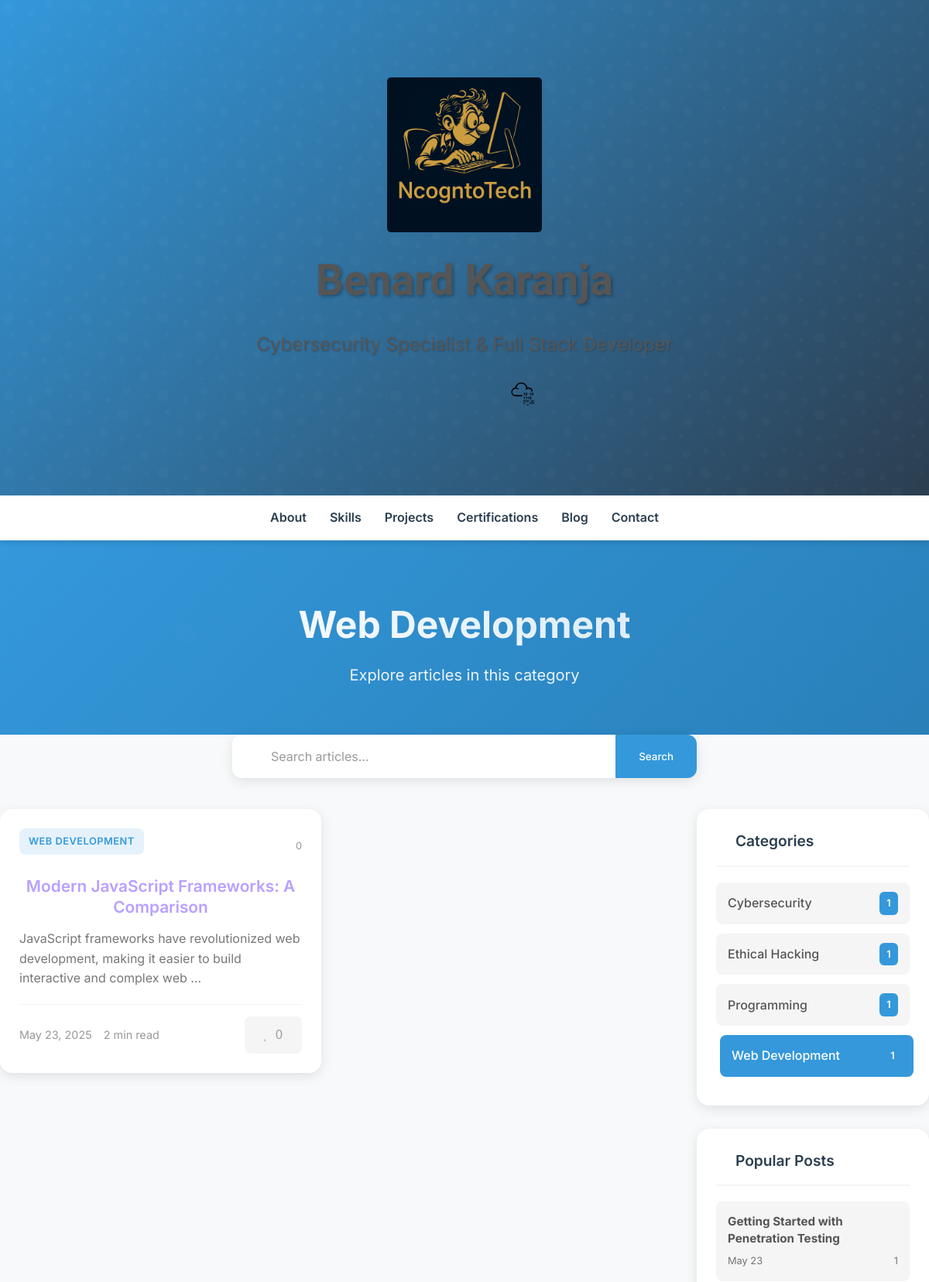
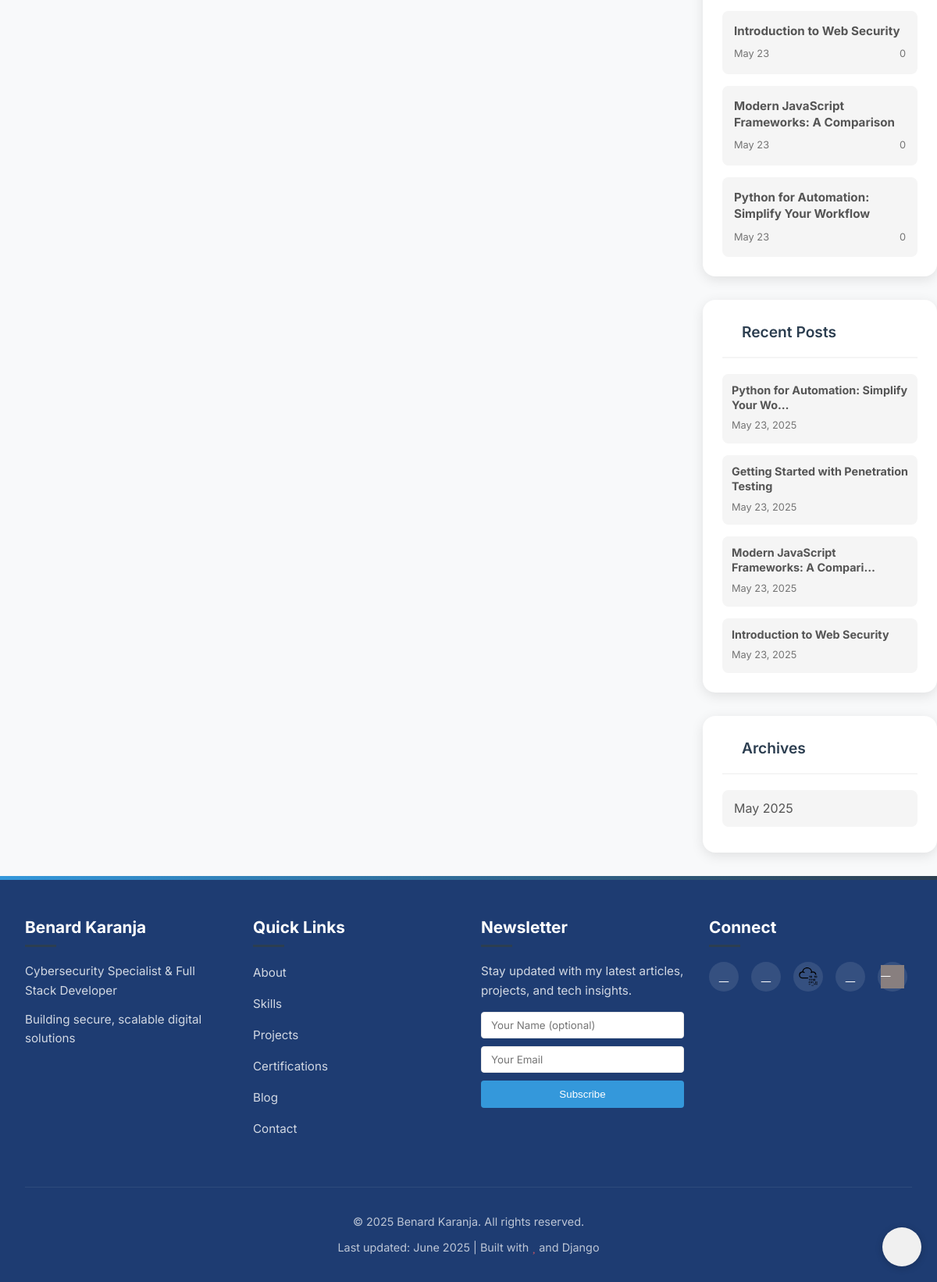
Page /blog/category/web-development/ on the committed database (2 pictures, top to bottom).
### blogs/models.py (models this page shows, shortened)
class Category(models.Model):
    name = models.CharField(max_length=100, unique=True)
    slug = models.SlugField(max_length=100, unique=True)
    description = models.TextField(blank=True)
    color = models.CharField(max_length=7, default='#3498db', help_text='Hex color code')
    class Meta:
        verbose_name_plural = 'Categories'
        ordering = ['name']

class Post(models.Model):
    STATUS_CHOICES = (
        ('draft', 'Draft'),
        ('published', 'Published'),
        ('scheduled', 'Scheduled'),
    )
    DIFFICULTY_CHOICES = (
        ('beginner', 'Beginner'),
        ('intermediate', 'Intermediate'),
        ('advanced', 'Advanced'),
    )
    title = models.CharField(max_length=250)
    slug = models.SlugField(max_length=250, unique_for_date='publish')
    author = models.ForeignKey(User, on_delete=models.CASCADE, related_name='blog_posts')
    category = models.ForeignKey(Category, on_delete=models.CASCADE, related_name='posts')
    tags = models.ManyToManyField(Tag, blank=True, related_name='posts')
    content = models.TextField()
    excerpt = models.TextField(max_length=300, blank=True, help_text='Brief description of the post')
    featured_image = models.ImageField(upload_to='blog/%Y/%m/%d/', blank=True, null=True)
    difficulty_level = models.CharField(max_length=12, choices=DIFFICULTY_CHOICES, default='intermediate')
    estimated_read_time = models.PositiveIntegerField(blank=True, null=True, help_text='Reading time in minutes')
    table_of_contents = models.TextField(blank=True, help_text='JSON structure for TOC')
    meta_title = models.CharField(max_length=60, blank=True, help_text='SEO title (60 chars max)')
    meta_description = models.CharField(max_length=160, blank=True, help_text='SEO description (160 chars max)')
    meta_keywords = models.CharField(max_length=255, blank=True, help_text='Comma-separated keywords')
    views = models.PositiveIntegerField(default=0)
    likes = models.PositiveIntegerField(default=0)
    shares = models.PositiveIntegerField(default=0)
    read_percentage = models.FloatField(default=0.0, validators=[MinValueValidator(0), MaxValueValidator(100)])
    allow_comments = models.BooleanField(default=True)
    enable_social_sharing = models.BooleanField(default=True)
    publish = models.DateTimeField(default=timezone.now)
    created = models.DateTimeField(auto_now_add=True)
    updated = models.DateTimeField(auto_now=True)
    status = models.CharField(max_length=10, choices=STATUS_CHOICES, default='draft')
    is_featured = models.BooleanField(default=False)
    is_trending = models.BooleanField(default=False)
    featured_until = models.DateTimeField(blank=True, null=True, help_text='Auto-unfeature after this date')
    class Meta:
        ordering = ('-publish',)
        indexes = [
            models.Index(fields=['status', 'publish']),
            models.Index(fields=['category', 'status']),
            models.Index(fields=['is_featured', 'status']),
        ]
    def get_absolute_url(self):
        return reverse('blogs:post_detail', args=[self.publish.year,
                                                 self.publish.month,
                                                 self.publish.day,
                                                 self.slug])
    def reading_time(self):
        return self.estimated_read_time or max(1, math.ceil(len(self.content.split()) / 200))

### blogs/views.py (the view, shortened to what this page needs)
# urls.py: path('', views.post_list, name='post_list'),
def post_list(request, category_slug=None, tag_slug=None):
    category = None
    tag = None
    categories = Category.objects.annotate(post_count=Count('posts')).filter(post_count__gt=0)
    tags = Tag.objects.annotate(post_count=Count('posts')).filter(post_count__gt=0)[:20]
    posts = Post.objects.filter(status='published').select_related('author', 'category').prefetch_related('tags')
    search_query = request.GET.get('search', '')
    difficulty = request.GET.get('difficulty')
    if difficulty and difficulty in ['beginner', 'intermediate', 'advanced']:
        posts = posts.filter(difficulty_level=difficulty)
    sort_by = request.GET.get('sort', 'latest')
    if sort_by == 'popular':
        posts = posts.order_by('-views', '-publish')
    elif sort_by == 'trending':
        posts = posts.filter(is_trending=True).order_by('-publish')
    elif sort_by == 'oldest':
        posts = posts.order_by('publish')
    else:  # latest (default)
        posts = posts.order_by('-publish')
    if category_slug:
        category = get_object_or_404(Category, slug=category_slug)
        posts = posts.filter(category=category)
    if tag_slug:
        tag = get_object_or_404(Tag, slug=tag_slug)
        posts = posts.filter(tags=tag)
    featured_posts = Post.objects.filter(
        status='published',
        is_featured=True
    ).select_related('author', 'category').order_by('-publish')[:3]
    trending_posts = Post.objects.filter(
        status='published',
        is_trending=True
    ).select_related('author', 'category').order_by('-publish')[:5]
    popular_posts = Post.objects.filter(
        status='published'
    ).select_related('author', 'category').order_by('-views')[:5]
    recent_posts = Post.objects.filter(
        status='published'
    ).select_related('author', 'category').order_by('-publish')[:5]
    archive_dates = Post.objects.filter(status='published').dates('publish', 'month', order='DESC')[:12]
    page_size = 9 if not search_query else 12
    paginator = Paginator(posts, page_size)
    page = request.GET.get('page')
    try:
        posts = paginator.page(page)
    except PageNotAnInteger:
        posts = paginator.page(1)
    except EmptyPage:
        posts = paginator.page(paginator.num_pages)
    if request.headers.get('X-Requested-With') == 'XMLHttpRequest':
        return render(request, 'blogs/post/list_ajax.html', {'posts': posts})
    context = {
        'category': category,
        'tag': tag,
        'categories': categories,
        'tags': tags,
        'posts': posts,
        'featured_posts': featured_posts,
        'trending_posts': trending_posts,
        'popular_posts': popular_posts,
        'recent_posts': recent_posts,
        'archive_dates': archive_dates,
        'search_query': search_query,
        'difficulty': difficulty,
        'sort_by': sort_by,
        'page': page,
    }
    return render(request, 'blogs/post/list.html', context)

### templates/blogs/post/list.html (shortened to what this page needs)
{% extends "main/base.html" %}
{% load static %}
{% block extra_css %}
<link rel="stylesheet" href="{% static 'blogs/css/blog.css' %}">
{% endblock %}
{% block content %}
<section class="blog-hero">
    <div class="container">
        <div class="hero-content">
            <h1 class="hero-title">
                {% if search_query %}
                    Search Results for "{{ search_query }}"
                {% elif category %}
                    {{ category.name }}
                {% elif tag %}
                    Posts tagged with "{{ tag.name }}"
                {% else %}
                    Latest Articles & Insights
                {% endif %}
            </h1>
            <p class="hero-subtitle">
                {% if search_query %}
                    Found {{ posts.paginator.count }} post{{ posts.paginator.count|pluralize }} matching your search
                {% elif category %}
                    {{ category.description|default:"Explore articles in this category" }}
                {% elif tag %}
                    Discover content related to {{ tag.name }}
                {% else %}
                    Sharing knowledge, experiences, and insights from my journey in tech
                {% endif %}
            </p>
        </div>
    </div>
</section>
<section class="blog-section container">
    <div class="search-section">
        <form method="GET" action="{% url 'blogs:search' %}" class="search-form">
            <div class="search-input-group">
                <i class="fas fa-search search-icon"></i>
                <input type="text" name="search" placeholder="Search articles..." value="{{ search_query }}" class="search-input">
                <button type="submit" class="search-btn">Search</button>
            </div>
        </form>
    </div>
    <div class="blog-container">
        <div class="blog-main">
            <div class="blog-posts-grid">
                {% for post in posts %}
                    <article class="blog-post-card" data-aos="fade-up" data-aos-delay="{{ forloop.counter0|add:50 }}">
                        <a href="{{ post.get_absolute_url }}" class="card-link">
                            <div class="post-card-content">
                                <div class="post-header">
                                    <div class="post-category" style="background-color: {{ post.category.color }}20; color: {{ post.category.color }}">
                                        <span>{{ post.category.name }}</span>
                                    </div>
                                    <div class="post-stats-mini">
                                        <span class="views-mini">
                                            <i class="far fa-eye"></i> {{ post.views }}
                                        </span>
                                    </div>
                                </div>
                                <h2 class="post-card-title">
                                    <span>{{ post.title }}</span>
                                </h2>
                                <p class="post-card-excerpt">{{ post.excerpt|default:post.content|truncatewords:15 }}</p>
                                <div class="post-card-footer">
                                    <div class="post-meta-minimal">
                                        <span class="post-date">{{ post.publish|date:"M d, Y" }}</span>
                                        <span class="reading-time">{{ post.reading_time }} min read</span>
                                    </div>
                                    <div class="post-engagement">
                                        <button class="like-btn" data-post-id="{{ post.id }}" onclick="event.stopPropagation();">
                                            <i class="far fa-heart"></i>
                                            <span class="like-count">{{ post.likes }}</span>
                                        </button>
                                    </div>
                                </div>
                            </div>
                        </a>
                    </article>
                {% endfor %}
            </div>
        </div>
        <aside class="blog-sidebar">
            {% if categories %}
            <div class="sidebar-widget categories-widget">
                <h3 class="widget-title">
                    <i class="fas fa-folder-open"></i>
                    Categories
                </h3>
                <ul class="categories-list">
                    {% for cat in categories %}
                        <li class="category-item">
                            <a href="{% url 'blogs:category_detail' cat.slug %}" {% if category.slug == cat.slug %}class="active"{% endif %}>
                                <span class="category-name">{{ cat.name }}</span>
                                <span class="category-count" style="background-color: {{ cat.color }}">{{ cat.post_count }}</span>
                            </a>
                        </li>
                    {% endfor %}
                </ul>
            </div>
            {% endif %}
            {% if popular_posts %}
            <div class="sidebar-widget popular-posts-widget">
                <h3 class="widget-title">
                    <i class="fas fa-fire"></i>
                    Popular Posts
                </h3>
                <div class="popular-posts-list">
                    {% for post in popular_posts %}
                        <article class="popular-post-item">
                            <div class="popular-post-content">
                                <h4 class="popular-post-title">
                                    <a href="{{ post.get_absolute_url }}">{{ post.title|truncatechars:50 }}</a>
                                </h4>
                                <div class="popular-post-meta">
                                    <span class="popular-post-date">{{ post.publish|date:"M d" }}</span>
                                    <span class="popular-post-views">
                                        <i class="far fa-eye"></i> {{ post.views }}
                                    </span>
                                </div>
                            </div>
                        </article>
                    {% endfor %}
                </div>
            </div>
            {% endif %}
            {% if recent_posts %}
            <div class="sidebar-widget recent-posts-widget">
                <h3 class="widget-title">
                    <i class="fas fa-clock"></i>
                    Recent Posts
                </h3>
                <div class="recent-posts-list">
                    {% for post in recent_posts %}
                        <article class="recent-post-item">
                            <div class="recent-post-content">
                                <h4 class="recent-post-title">
                                    <a href="{{ post.get_absolute_url }}">{{ post.title|truncatechars:40 }}</a>
                                </h4>
                                <div class="recent-post-meta">
                                    <span class="recent-post-date">{{ post.publish|date:"M d, Y" }}</span>
                                </div>
                            </div>
                        </article>
                    {% endfor %}
                </div>
            </div>
            {% endif %}
            {% if archive_dates %}
            <div class="sidebar-widget archive-widget">
                <h3 class="widget-title">
                    <i class="fas fa-archive"></i>
                    Archives
                </h3>
                <ul class="archive-list">
                    {% for date in archive_dates %}
                        <li class="archive-item">
                            <a href="{% url 'blogs:archive_month' date.year date.month %}">
                                {{ date|date:"F Y" }}
                            </a>
                        </li>
                    {% endfor %}
                </ul>
            </div>
            {% endif %}
        </aside>
    </div>
</section>
{% endblock %}
{% block extra_js %}
<link href="https://unpkg.com/aos@2.3.1/dist/aos.css" rel="stylesheet">
{% endblock %}

### static/main/css/styles.css (style rules this page uses)
:root { --primary-color: #6a11cb; --secondary-color: #2575fc; --text-color: #333; --bg-color: #f8f9fa; --card-bg: #ffffff; --shadow: 0 4px 6px rgba(0, 0, 0, 0.1); --background-color: #f4f4f4; --base-font-size: 16px; --line-height: 1.6; --nav-bg: rgba(255, 255, 255, 0.95); --footer-bg: #1e3c72; --modal-bg: rgba(0, 0, 0, 0.8); --project-card-bg: #1f1f2e; --card-text: #fff; --mode-toggle-bg: #f0f0f0; --mode-toggle-color: #333; }
body { font-size: var(--base-font-size); line-height: var(--line-height); color: var(--text-color); background-color: var(--background-color); transition: background-color 0.3s ease, color 0.3s ease; font-family: 'Inter', 'Segoe UI', Roboto, -apple-system, BlinkMacSystemFont, sans-serif; }
h2 { text-align: center; margin-bottom: 2rem; color: #b8a0ff; }
* { margin: 0; padding: 0; box-sizing: border-box; scroll-behavior: smooth; }
body { opacity: 0; transition: opacity 0.6s ease; }
body.loaded { opacity: 1; }

### rows in the picture
Category: name "Web Development", description "Explore articles in this category", post_count "1"
Post: category.name "WEB DEVELOPMENT", views "0", title "Modern JavaScript Frameworks: A Comparison", excerpt "JavaScript frameworks have revolutionized web development, making it easier to build interactive and complex web …", publish "May 23, 2025", reading_time "2", likes "0", publish "May 23", title "Modern JavaScript Frameworks: A Compari…"
Category: name "Cybersecurity", post_count "1"
Category: name "Ethical Hacking", post_count "1"
Category: name "Programming", post_count "1"
Post: title "Getting Started with Penetration Testing", publish "May 23", views "1", publish "May 23, 2025"
Post: title "Introduction to Web Security", publish "May 23", views "0", publish "May 23, 2025"
Post: title "Python for Automation: Simplify Your Workflow", publish "May 23", views "0", title "Python for Automation: Simplify Your Wo…", publish "May 23, 2025"

### other values in the picture
{{ date|date:"F Y" }} "May 2025"
